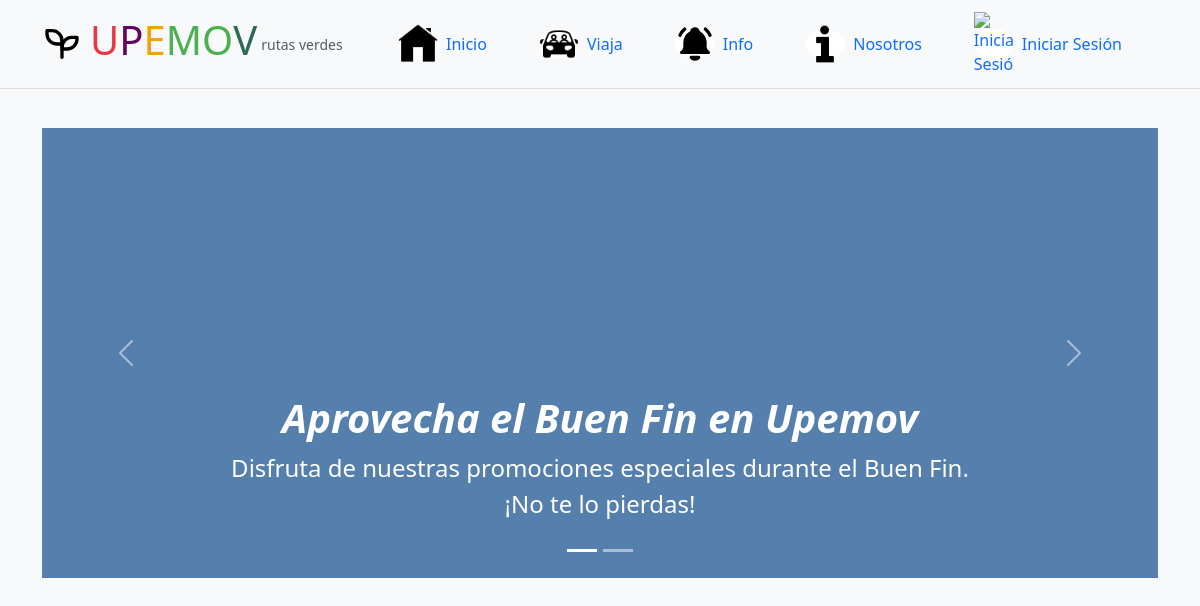
/view/avisosGeneral.php, run on the app's committed database.
### tables this page shows
CREATE TABLE avisosGeneral (
    id INT NOT NULL AUTO_INCREMENT PRIMARY KEY,
    titulo TEXT NOT NULL,
    mensaje TEXT NOT NULL,
    fecha TIMESTAMP DEFAULT CURRENT_TIMESTAMP
);

### model/mostrar_avisos.php (called while the page is built)
<?php
include 'db.php';
function obtenerAvisos() {
    global $conn;
    $query = "SELECT titulo, mensaje FROM avisosGeneral ORDER BY fecha DESC";
    $result = $conn->query($query);
    if ($result && $result->num_rows > 0) {
        return $result->fetch_all(MYSQLI_ASSOC);
    } else {
        return [];
    }
}
?>

### view/avisosGeneral.php (the view, shortened to what this page needs)
<?php
include '../../estancia/model/mostrar_avisos.php';
include 'header.php';
$anuncios = obtenerAvisos();
?>
<!DOCTYPE html>
<html lang="es">
<head>
    <link rel="stylesheet" href="https://cdn.jsdelivr.net/npm/bootstrap@5.3.0/dist/css/bootstrap.min.css">
    <link rel="stylesheet" href="../public/css/avisos.css">
</head>
<body>
    <div class="container mt-5">
        <div id="avisosCarousel" class="carousel slide" data-bs-ride="carousel">
            <div class="carousel-indicators">
                <?php foreach ($anuncios as $index => $anuncio): ?>
                    <button type="button" data-bs-target="#avisosCarousel" data-bs-slide-to="<?= $index ?>" class="<?= $index === 0 ? 'active' : '' ?>" aria-label="Slide <?= $index + 1 ?>"></button>
                <?php endforeach; ?>
            </div>
            <div class="carousel-inner">
                <?php foreach ($anuncios as $index => $anuncio): ?>
                    <div class="carousel-item <?= $index === 0 ? 'active' : '' ?>">
                        <div class="carousel-caption">
                            <h5><?= htmlspecialchars($anuncio['titulo']) ?></h5>
                            <p><?= htmlspecialchars($anuncio['mensaje']) ?></p>
                        </div>
                    </div>
                <?php endforeach; ?>
            </div>
            <button class="carousel-control-prev" type="button" data-bs-target="#avisosCarousel" data-bs-slide="prev">
                <span class="carousel-control-prev-icon" aria-hidden="true"></span>
            </button>
            <button class="carousel-control-next" type="button" data-bs-target="#avisosCarousel" data-bs-slide="next">
                <span class="carousel-control-next-icon" aria-hidden="true"></span>
            </button>
        </div>
    </div>
</body>
</html>

### public/css/header.css (style rules this page uses)
body { padding-top: 80px; }

### public/css/avisos.css (style rules this page uses)
body { background-color: #f8f9fa; color: #343a40; }
.carousel-item { height: 450px; background-size: cover; background-repeat: no-repeat; background-position: center; }
.carousel-item:nth-child(odd) { background-color: #557fac; }
.carousel-caption h5 { font-size: 2.5rem; font-weight: bold; font-style: italic; }
.carousel-caption p { font-size: 1.5rem; }

### data on the page
avisosgeneral: titulo "Aprovecha el Buen Fin en Upemov", mensaje "Disfruta de nuestras promociones especiales durante el Buen Fin. ¡No te lo pierdas!"
